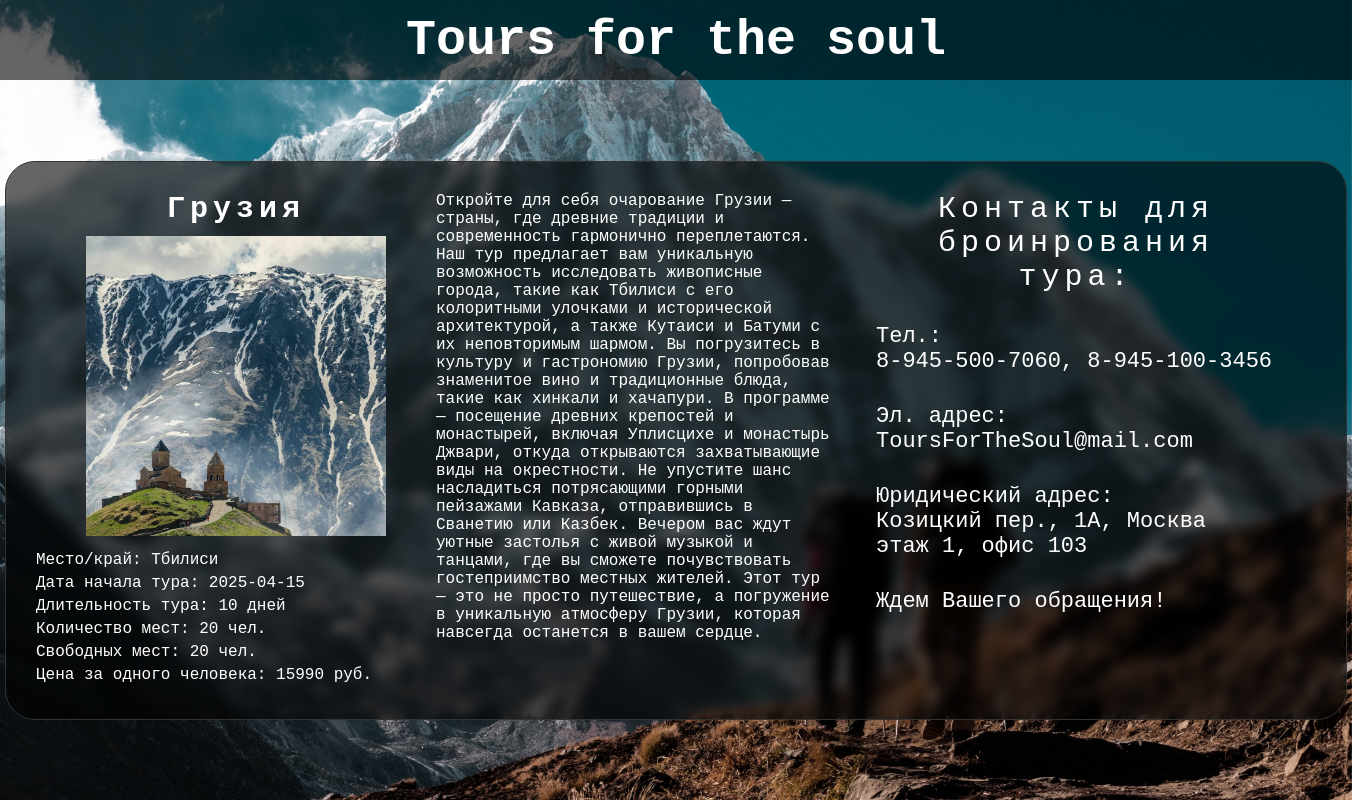
Screenshot of /views/tours/current_tour/3 with the database file from the repository.
### database/db.py (models this page shows)
class TourTable(Base):
    __tablename__ = 'tours'
    id = Column(Integer, primary_key=True)
    title = Column(String)
    description = Column(String)
    place = Column(String)
    start_date_tour = Column(String)
    duration = Column(Integer)
    max_people = Column(Integer)
    available_places = Column(Integer)
    occupied_places = Column(Integer)
    price_per_person = Column(Integer)
    image = Column(String)

### routers/routers_for_views.py (the view)
@router.get('/tours/current_tour/{tour_id}')
async def current_tour_page(request: Request, tour_id: int):
    logger.debug(f"Запрос на страницу текущего тура с ID: {tour_id}")
    try:
        with SessionLocal() as session:
            logger.debug("Открытие сессии базы данных")
            query = select(TourTable).where(TourTable.id == tour_id)
            logger.debug(f"Выполнение запроса: {query}")
            result = session.execute(query)
            tour = result.scalars().first()
            if not tour:
                logger.warning(f"Тур с ID {tour_id} не найден")
                raise HTTPException(status_code=404, detail="Тур не найден")
            logger.info(f"Тур с ID {tour_id} найден")
            context = {
                'request': request,
                'tour': tour,
            }
            return templates.TemplateResponse('book_tour_page.html', context)
    except HTTPException as e:
        logger.error(f"Ошибка: {e.detail} - ID тура: {tour_id}")
        context = {
            'request': request,
        }
        return templates.TemplateResponse('error_page.html', context)

### templates/book_tour_page.html (shortened to what this page needs)
{% extends 'base_page.html' %}
{% block head %}
<head>
    <link rel="stylesheet" type="text/css" href="{{ url_for('static', path='css/base_page_style.css') }}">
    <link rel="stylesheet" type="text/css" href="{{ url_for('static', path='css/book_tour_page_style.css') }}">
</head>
{% endblock %}
{% block content %}
<div class="block-selected-tour">
    <div class="selected-tour">
        <div class="show-selected-tour">
            <div class="titel-tour">
                {{ tour.title }}
            </div>
            <div class="img-tour">
                <img src="{{ url_for('static', path='image/img_tour/' + tour.image) }}" alt="{{ tour.title }}" style="max-width: 300px; height: auto;">
            </div>
            <div class="desc-tour">
                <div class="place-tour">
                    <span>Место/край:</span>
                    {{ tour.place }}
                </div>
                <div class="start-date-tour">
                    <span>Дата начала тура:</span>
                    {{ tour.start_date_tour }}
                </div>
                <div class="duration-tour">
                    <span>Длительность тура:</span>
                    {{ tour.duration }} дней
                </div>
                <div class="max-people-tour">
                    <span>Количество мест:</span>
                    {{ tour.max_people }} чел.
                </div>
                <div class="av-places-tour">
                    <span>Свободных мест:</span>
                    {{ tour.available_places }} чел.
                </div>
                <div class="price-tour">
                    <span>Цена за одного человека:</span>
                    {{ tour.price_per_person }} руб.
                </div>
            </div>
        </div>
        <div class="desc-selected-tour">
            <span>{{ tour.description }}</span>
        </div>
        <div class="feedback">
            <div class="feedback-title">
                <span>Контакты для броинрования тура:</span>
            </div>
            <div class="feedback-field">
                <span>Тел.:<br>8-945-500-7060, 8-945-100-3456</span>
                <span>Эл. адрес:<br>ToursForTheSoul@mail.com</span>
                <span>Юридический адрес:<br>Козицкий пер., 1А, Москва<br>этаж 1, офис 103</span>
                <span>Ждем Вашего обращения!</span>
            </div>
        </div>
    </div>
</div>
{% endblock %}

### static/css/base_page_style.css (style rules this page uses)
body { display: flex; flex-direction: column; min-height: 100vh; margin: 0px; font-family: Courier New; }

### static/css/book_tour_page_style.css (style rules this page uses)
.block-selected-tour { display: flex; flex-direction: column; justify-content: center; align-items: center; }
.block-selected-tour .selected-tour { display: flex; text-align: left; border: 1px solid #333; border-radius: 30px; padding: 30px; backdrop-filter: blur(6px); background-color: rgba(0, 0, 0, 0.6); }
.block-selected-tour .selected-tour .show-selected-tour { width: 400px; }
.block-selected-tour .selected-tour .show-selected-tour .titel-tour { display: block; text-align: center; color: white; font-weight: bold; font-size: 30px; letter-spacing: 5px; }
.block-selected-tour .selected-tour .show-selected-tour .img-tour { display: block; text-align: center; margin: 10px 0px 10px 0px; }
.block-selected-tour .selected-tour .show-selected-tour .desc-tour { display: block; text-align: left; color: white; }
.block-selected-tour .selected-tour .show-selected-tour .desc-tour div { margin-bottom: 5px; }
.block-selected-tour .selected-tour .desc-selected-tour { display: block; width: 400px; overflow-wrap: break-word; color: white; }
.block-selected-tour .selected-tour .feedback { padding: 0px 40px; width: 400px; }
.block-selected-tour .selected-tour .feedback .feedback-title { display: block; text-align: center; color: white; font-size: 30px; letter-spacing: 5px; margin: 0px 0px 30px; }
.block-selected-tour .selected-tour .feedback .feedback-field { display: flex; justify-content: center; flex-direction: column; color: white; font-size: 22px; }
.block-selected-tour .selected-tour .feedback .feedback-field span { margin: 0px 0px 30px; }

### rows the page displays
TourTable: title "Грузия", image+title (picture), place "Тбилиси", start_date_tour "2025-04-15", duration "10", max_people "20", available_places "20", price_per_person "15990", description "Откройте для себя очарование Грузии — страны, где древние традиции и современность гармонично переплетаются. Наш тур предлагает вам уникальную возможность исследовать живописные города, такие как Тбилиси с его колоритными улочками и исторической архитектурой, а также Кутаиси и Батуми с их неповторимым шармом. Вы погрузитесь в культуру и гастрономию Грузии, попробовав знаменитое вино и традиционные блюда, такие как хинкали и хачапури. В программе — посещение древних крепостей и монастырей, включая Уплисцихе и монастырь Джвари, откуда открываются захватывающие виды на окрестности. Не упустите шанс насладиться потрясающими горными пейзажами Кавказа, отправившись в Сванетию или Казбек. Вечером…"
